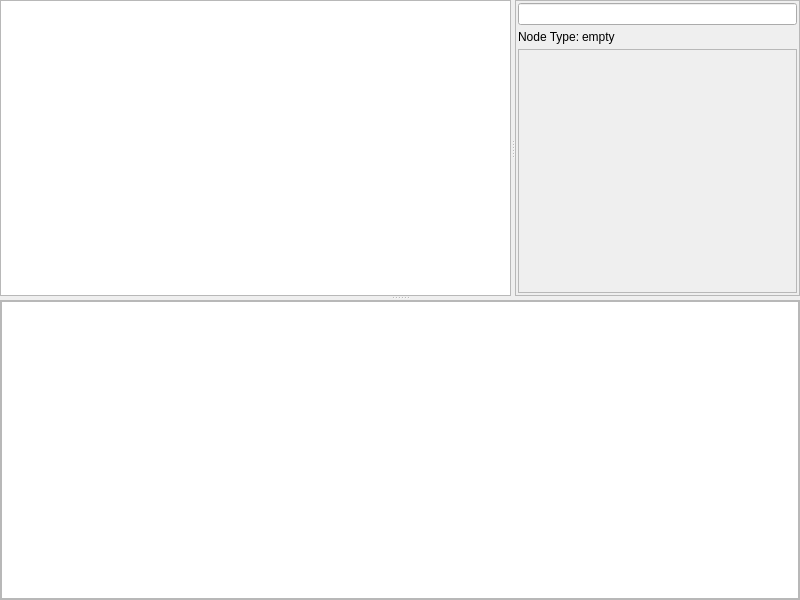
<?xml version="1.0" encoding="UTF-8"?>
<ui version="4.0">
 <class>MainWindow</class>
 <widget class="QMainWindow" name="MainWindow">
  <property name="geometry">
   <rect>
    <x>0</x>
    <y>0</y>
    <width>800</width>
    <height>600</height>
   </rect>
  </property>
  <property name="windowTitle">
   <string>OpenAssembler_v004</string>
  </property>
  <widget class="QWidget" name="centralwidget">
   <layout class="QGridLayout" name="gridLayout_3">
    <property name="margin">
     <number>0</number>
    </property>
    <property name="spacing">
     <number>0</number>
    </property>
    <item row="0" column="0">
     <widget class="QSplitter" name="splitter_2">
      <property name="orientation">
       <enum>Qt::Vertical</enum>
      </property>
      <widget class="QSplitter" name="splitter">
       <property name="orientation">
        <enum>Qt::Horizontal</enum>
       </property>
       <widget class="QGraphicsView" name="oas_graphic_view">
        <property name="sceneRect">
         <rectf>
          <x>0.000000000000000</x>
          <y>0.000000000000000</y>
          <width>0.000000000000000</width>
          <height>0.000000000000000</height>
         </rectf>
        </property>
        <property name="renderHints">
         <set>QPainter::Antialiasing|QPainter::HighQualityAntialiasing|QPainter::SmoothPixmapTransform|QPainter::TextAntialiasing</set>
        </property>
        <property name="dragMode">
         <enum>QGraphicsView::RubberBandDrag</enum>
        </property>
        <property name="cacheMode">
         <set>QGraphicsView::CacheNone</set>
        </property>
        <property name="resizeAnchor">
         <enum>QGraphicsView::AnchorViewCenter</enum>
        </property>
        <property name="viewportUpdateMode">
         <enum>QGraphicsView::FullViewportUpdate</enum>
        </property>
        <property name="optimizationFlags">
         <set>QGraphicsView::DontClipPainter</set>
        </property>
       </widget>
       <widget class="QFrame" name="oas_attribute_frame">
        <property name="frameShape">
         <enum>QFrame::StyledPanel</enum>
        </property>
        <property name="frameShadow">
         <enum>QFrame::Raised</enum>
        </property>
        <layout class="QGridLayout" name="gridLayout_2">
         <property name="margin">
          <number>2</number>
         </property>
         <property name="spacing">
          <number>2</number>
         </property>
         <item row="0" column="0">
          <layout class="QVBoxLayout" name="oas_verticalLayout_2">
           <item>
            <widget class="QLineEdit" name="oas_nodeName"/>
           </item>
           <item>
            <layout class="QHBoxLayout" name="oas_horizontalLayout_4">
             <item>
              <widget class="QLabel" name="oas_label_2">
               <property name="sizePolicy">
                <sizepolicy hsizetype="Fixed" vsizetype="Fixed">
                 <horstretch>0</horstretch>
                 <verstretch>0</verstretch>
                </sizepolicy>
               </property>
               <property name="text">
                <string>Node Type:</string>
               </property>
              </widget>
             </item>
             <item>
              <widget class="QLabel" name="oas_attribute_nodetype">
               <property name="sizePolicy">
                <sizepolicy hsizetype="Preferred" vsizetype="Fixed">
                 <horstretch>0</horstretch>
                 <verstretch>0</verstretch>
                </sizepolicy>
               </property>
               <property name="text">
                <string>empty</string>
               </property>
              </widget>
             </item>
             <item>
              <spacer name="oas_horizontalSpacer_3">
               <property name="orientation">
                <enum>Qt::Horizontal</enum>
               </property>
               <property name="sizeHint" stdset="0">
                <size>
                 <width>40</width>
                 <height>20</height>
                </size>
               </property>
              </spacer>
             </item>
            </layout>
           </item>
           <item>
            <widget class="QScrollArea" name="oas_attribute_area">
             <property name="widgetResizable">
              <bool>true</bool>
             </property>
             <property name="alignment">
              <set>Qt::AlignLeading|Qt::AlignLeft|Qt::AlignTop</set>
             </property>
             <widget class="QWidget" name="oas_attribute_areaContents">
              <property name="geometry">
               <rect>
                <x>0</x>
                <y>0</y>
                <width>312</width>
                <height>208</height>
               </rect>
              </property>
              <property name="layoutDirection">
               <enum>Qt::LeftToRight</enum>
              </property>
              <layout class="QGridLayout" name="gridLayout_5">
               <property name="margin">
                <number>2</number>
               </property>
               <property name="spacing">
                <number>2</number>
               </property>
               <item row="0" column="0">
                <layout class="QVBoxLayout" name="oas_attribute_layout">
                 <item>
                  <layout class="QVBoxLayout" name="place_to_widgets"/>
                 </item>
                 <item>
                  <spacer name="verticalSpacer">
                   <property name="orientation">
                    <enum>Qt::Vertical</enum>
                   </property>
                   <property name="sizeHint" stdset="0">
                    <size>
                     <width>20</width>
                     <height>40</height>
                    </size>
                   </property>
                  </spacer>
                 </item>
                </layout>
               </item>
              </layout>
             </widget>
            </widget>
           </item>
          </layout>
         </item>
        </layout>
       </widget>
      </widget>
      <widget class="QFrame" name="frame">
       <property name="frameShape">
        <enum>QFrame::StyledPanel</enum>
       </property>
       <property name="frameShadow">
        <enum>QFrame::Raised</enum>
       </property>
       <layout class="QGridLayout" name="gridLayout">
        <property name="margin">
         <number>0</number>
        </property>
        <property name="spacing">
         <number>0</number>
        </property>
        <item row="0" column="0">
         <widget class="QTextEdit" name="statistics"/>
        </item>
       </layout>
      </widget>
     </widget>
    </item>
   </layout>
  </widget>
 </widget>
 <resources/>
 <connections/>
</ui>
